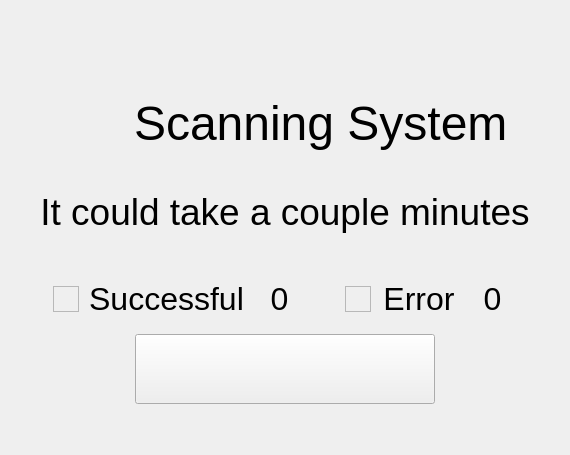
      <widget class="QWidget" name="page_work">
       <layout class="QGridLayout" name="gridLayout_6">
        <property name="leftMargin">
         <number>0</number>
        </property>
        <property name="topMargin">
         <number>0</number>
        </property>
        <property name="rightMargin">
         <number>0</number>
        </property>
        <property name="spacing">
         <number>0</number>
        </property>
        <item row="11" column="0" colspan="2">
         <spacer name="verticalSpacer_39">
          <property name="orientation">
           <enum>Qt::Vertical</enum>
          </property>
          <property name="sizeHint" stdset="0">
           <size>
            <width>20</width>
            <height>40</height>
           </size>
          </property>
         </spacer>
        </item>
        <item row="2" column="0" colspan="2">
         <layout class="QHBoxLayout" name="horizontalLayout_35">
          <property name="spacing">
           <number>0</number>
          </property>
         </layout>
        </item>
        <item row="1" column="0" colspan="2">
         <layout class="QHBoxLayout" name="horizontalLayout_32">
          <property name="spacing">
           <number>0</number>
          </property>
          <item>
           <spacer name="horizontalSpacer_55">
            <property name="orientation">
             <enum>Qt::Horizontal</enum>
            </property>
            <property name="sizeHint" stdset="0">
             <size>
              <width>40</width>
              <height>20</height>
             </size>
            </property>
           </spacer>
          </item>
          <item>
           <widget class="QLabel" name="image_work_progress">
            <property name="sizePolicy">
             <sizepolicy hsizetype="Fixed" vsizetype="Fixed">
              <horstretch>0</horstretch>
              <verstretch>0</verstretch>
             </sizepolicy>
            </property>
            <property name="minimumSize">
             <size>
              <width>51</width>
              <height>51</height>
             </size>
            </property>
            <property name="maximumSize">
             <size>
              <width>51</width>
              <height>51</height>
             </size>
            </property>
            <property name="text">
             <string/>
            </property>
            <property name="alignment">
             <set>Qt::AlignCenter</set>
            </property>
           </widget>
          </item>
          <item>
           <spacer name="horizontalSpacer_107">
            <property name="orientation">
             <enum>Qt::Horizontal</enum>
            </property>
            <property name="sizeType">
             <enum>QSizePolicy::Fixed</enum>
            </property>
            <property name="sizeHint" stdset="0">
             <size>
              <width>20</width>
              <height>20</height>
             </size>
            </property>
           </spacer>
          </item>
          <item>
           <widget class="QLabel" name="label_work_progress">
            <property name="font">
             <font>
              <pointsize>36</pointsize>
             </font>
            </property>
            <property name="text">
             <string>Scanning System</string>
            </property>
            <property name="scaledContents">
             <bool>true</bool>
            </property>
            <property name="alignment">
             <set>Qt::AlignLeading|Qt::AlignLeft|Qt::AlignVCenter</set>
            </property>
           </widget>
          </item>
          <item>
           <spacer name="horizontalSpacer_56">
            <property name="orientation">
             <enum>Qt::Horizontal</enum>
            </property>
            <property name="sizeHint" stdset="0">
             <size>
              <width>40</width>
              <height>20</height>
             </size>
            </property>
           </spacer>
          </item>
         </layout>
        </item>
        <item row="9" column="0" colspan="2">
         <spacer name="verticalSpacer_27">
          <property name="orientation">
           <enum>Qt::Vertical</enum>
          </property>
          <property name="sizeType">
           <enum>QSizePolicy::Expanding</enum>
          </property>
          <property name="sizeHint" stdset="0">
           <size>
            <width>20</width>
            <height>20</height>
           </size>
          </property>
         </spacer>
        </item>
        <item row="10" column="0" colspan="2">
         <layout class="QHBoxLayout" name="horizontalLayout_31">
          <property name="spacing">
           <number>0</number>
          </property>
          <item>
           <spacer name="horizontalSpacer_48">
            <property name="orientation">
             <enum>Qt::Horizontal</enum>
            </property>
            <property name="sizeType">
             <enum>QSizePolicy::Preferred</enum>
            </property>
            <property name="sizeHint" stdset="0">
             <size>
              <width>40</width>
              <height>20</height>
             </size>
            </property>
           </spacer>
          </item>
          <item>
           <widget class="QPushButton" name="next_work_btn">
            <property name="sizePolicy">
             <sizepolicy hsizetype="Fixed" vsizetype="Fixed">
              <horstretch>0</horstretch>
              <verstretch>0</verstretch>
             </sizepolicy>
            </property>
            <property name="minimumSize">
             <size>
              <width>300</width>
              <height>70</height>
             </size>
            </property>
            <property name="maximumSize">
             <size>
              <width>300</width>
              <height>70</height>
             </size>
            </property>
            <property name="cursor">
             <cursorShape>PointingHandCursor</cursorShape>
            </property>
            <property name="text">
             <string/>
            </property>
            <property name="flat">
             <bool>false</bool>
            </property>
           </widget>
          </item>
          <item>
           <spacer name="horizontalSpacer_50">
            <property name="orientation">
             <enum>Qt::Horizontal</enum>
            </property>
            <property name="sizeType">
             <enum>QSizePolicy::Preferred</enum>
            </property>
            <property name="sizeHint" stdset="0">
             <size>
              <width>40</width>
              <height>20</height>
             </size>
            </property>
           </spacer>
          </item>
         </layout>
        </item>
        <item row="5" column="0" colspan="2">
         <spacer name="verticalSpacer_54">
          <property name="orientation">
           <enum>Qt::Vertical</enum>
          </property>
          <property name="sizeType">
           <enum>QSizePolicy::Minimum</enum>
          </property>
          <property name="sizeHint" stdset="0">
           <size>
            <width>20</width>
            <height>40</height>
           </size>
          </property>
         </spacer>
        </item>
        <item row="0" column="0" colspan="2">
         <spacer name="verticalSpacer_26">
          <property name="orientation">
           <enum>Qt::Vertical</enum>
          </property>
          <property name="sizeHint" stdset="0">
           <size>
            <width>20</width>
            <height>96</height>
           </size>
          </property>
         </spacer>
        </item>
        <item row="6" column="0">
         <layout class="QHBoxLayout" name="horizontalLayout_58">
          <item>
           <spacer name="horizontalSpacer_36">
            <property name="orientation">
             <enum>Qt::Horizontal</enum>
            </property>
            <property name="sizeHint" stdset="0">
             <size>
              <width>40</width>
              <height>20</height>
             </size>
            </property>
           </spacer>
          </item>
          <item>
           <widget class="QLabel" name="label_win_warn">
            <property name="font">
             <font>
              <pointsize>17</pointsize>
             </font>
            </property>
            <property name="text">
             <string>&lt;html&gt;&lt;head/&gt;&lt;body&gt;&lt;p align=&quot;center&quot;&gt;&lt;span style=&quot; font-size:28pt;&quot;&gt;It could take a couple minutes&lt;/span&gt;&lt;/p&gt;&lt;/body&gt;&lt;/html&gt;</string>
            </property>
            <property name="alignment">
             <set>Qt::AlignCenter</set>
            </property>
           </widget>
          </item>
          <item>
           <spacer name="horizontalSpacer_44">
            <property name="orientation">
             <enum>Qt::Horizontal</enum>
            </property>
            <property name="sizeHint" stdset="0">
             <size>
              <width>40</width>
              <height>20</height>
             </size>
            </property>
           </spacer>
          </item>
         </layout>
        </item>
        <item row="8" column="0">
         <layout class="QHBoxLayout" name="horizontalLayout_34">
          <property name="spacing">
           <number>0</number>
          </property>
          <item>
           <spacer name="horizontalSpacer_52">
            <property name="orientation">
             <enum>Qt::Horizontal</enum>
            </property>
            <property name="sizeType">
             <enum>QSizePolicy::Expanding</enum>
            </property>
            <property name="sizeHint" stdset="0">
             <size>
              <width>50</width>
              <height>20</height>
             </size>
            </property>
           </spacer>
          </item>
          <item>
           <widget class="QFrame" name="framel_scan_successful">
            <property name="sizePolicy">
             <sizepolicy hsizetype="Fixed" vsizetype="Fixed">
              <horstretch>0</horstretch>
              <verstretch>0</verstretch>
             </sizepolicy>
            </property>
            <property name="minimumSize">
             <size>
              <width>26</width>
              <height>26</height>
             </size>
            </property>
            <property name="maximumSize">
             <size>
              <width>26</width>
              <height>26</height>
             </size>
            </property>
            <property name="frameShape">
             <enum>QFrame::StyledPanel</enum>
            </property>
            <property name="frameShadow">
             <enum>QFrame::Raised</enum>
            </property>
           </widget>
          </item>
          <item>
           <spacer name="horizontalSpacer_53">
            <property name="orientation">
             <enum>Qt::Horizontal</enum>
            </property>
            <property name="sizeType">
             <enum>QSizePolicy::Fixed</enum>
            </property>
            <property name="sizeHint" stdset="0">
             <size>
              <width>10</width>
              <height>20</height>
             </size>
            </property>
           </spacer>
          </item>
          <item>
           <widget class="QLabel" name="label_scan_successful">
            <property name="minimumSize">
             <size>
              <width>76</width>
              <height>26</height>
             </size>
            </property>
            <property name="maximumSize">
             <size>
              <width>16777215</width>
              <height>30</height>
             </size>
            </property>
            <property name="font">
             <font>
              <pointsize>24</pointsize>
             </font>
            </property>
            <property name="text">
             <string>Successful</string>
            </property>
            <property name="alignment">
             <set>Qt::AlignCenter</set>
            </property>
           </widget>
          </item>
          <item>
           <spacer name="horizontalSpacer_150">
            <property name="orientation">
             <enum>Qt::Horizontal</enum>
            </property>
            <property name="sizeType">
             <enum>QSizePolicy::Fixed</enum>
            </property>
            <property name="sizeHint" stdset="0">
             <size>
              <width>10</width>
              <height>20</height>
             </size>
            </property>
           </spacer>
          </item>
          <item>
           <widget class="QLabel" name="label_scan_successful_len">
            <property name="sizePolicy">
             <sizepolicy hsizetype="Fixed" vsizetype="Fixed">
              <horstretch>0</horstretch>
              <verstretch>0</verstretch>
             </sizepolicy>
            </property>
            <property name="minimumSize">
             <size>
              <width>51</width>
              <height>26</height>
             </size>
            </property>
            <property name="maximumSize">
             <size>
              <width>51</width>
              <height>30</height>
             </size>
            </property>
            <property name="font">
             <font>
              <pointsize>24</pointsize>
             </font>
            </property>
            <property name="text">
             <string>0</string>
            </property>
            <property name="alignment">
             <set>Qt::AlignCenter</set>
            </property>
           </widget>
          </item>
          <item>
           <spacer name="horizontalSpacer_51">
            <property name="orientation">
             <enum>Qt::Horizontal</enum>
            </property>
            <property name="sizeType">
             <enum>QSizePolicy::Preferred</enum>
            </property>
            <property name="sizeHint" stdset="0">
             <size>
              <width>40</width>
              <height>20</height>
             </size>
            </property>
           </spacer>
          </item>
          <item>
           <widget class="QFrame" name="frame_scan_error">
            <property name="sizePolicy">
             <sizepolicy hsizetype="Fixed" vsizetype="Fixed">
              <horstretch>0</horstretch>
              <verstretch>0</verstretch>
             </sizepolicy>
            </property>
            <property name="minimumSize">
             <size>
              <width>26</width>
              <height>26</height>
             </size>
            </property>
            <property name="maximumSize">
             <size>
              <width>26</width>
              <height>26</height>
             </size>
            </property>
            <property name="frameShape">
             <enum>QFrame::StyledPanel</enum>
            </property>
            <property name="frameShadow">
             <enum>QFrame::Raised</enum>
            </property>
           </widget>
          </item>
          <item>
           <spacer name="horizontalSpacer_106">
            <property name="orientation">
             <enum>Qt::Horizontal</enum>
            </property>
            <property name="sizeType">
             <enum>QSizePolicy::Fixed</enum>
            </property>
            <property name="sizeHint" stdset="0">
             <size>
              <width>10</width>
              <height>20</height>
             </size>
            </property>
           </spacer>
          </item>
          <item>
           <widget class="QLabel" name="label_scan_error">
            <property name="minimumSize">
             <size>
              <width>76</width>
              <height>26</height>
             </size>
            </property>
            <property name="maximumSize">
             <size>
              <width>16777215</width>
              <height>30</height>
             </size>
            </property>
            <property name="font">
             <font>
              <pointsize>24</pointsize>
             </font>
            </property>
            <property name="text">
             <string>Error</string>
            </property>
            <property name="alignment">
             <set>Qt::AlignCenter</set>
            </property>
           </widget>
          </item>
          <item>
           <spacer name="horizontalSpacer_151">
            <property name="orientation">
             <enum>Qt::Horizontal</enum>
            </property>
            <property name="sizeType">
             <enum>QSizePolicy::Fixed</enum>
            </property>
            <property name="sizeHint" stdset="0">
             <size>
              <width>10</width>
              <height>20</height>
             </size>
            </property>
           </spacer>
          </item>
          <item>
           <widget class="QLabel" name="label_scan_error_len">
            <property name="sizePolicy">
             <sizepolicy hsizetype="Fixed" vsizetype="Fixed">
              <horstretch>0</horstretch>
              <verstretch>0</verstretch>
             </sizepolicy>
            </property>
            <property name="minimumSize">
             <size>
              <width>51</width>
              <height>26</height>
             </size>
            </property>
            <property name="maximumSize">
             <size>
              <width>51</width>
              <height>30</height>
             </size>
            </property>
            <property name="font">
             <font>
              <pointsize>24</pointsize>
             </font>
            </property>
            <property name="text">
             <string>0</string>
            </property>
            <property name="alignment">
             <set>Qt::AlignCenter</set>
            </property>
           </widget>
          </item>
          <item>
           <spacer name="horizontalSpacer_54">
            <property name="orientation">
             <enum>Qt::Horizontal</enum>
            </property>
            <property name="sizeHint" stdset="0">
             <size>
              <width>40</width>
              <height>20</height>
             </size>
            </property>
           </spacer>
          </item>
         </layout>
        </item>
        <item row="7" column="0">
         <spacer name="verticalSpacer_28">
          <property name="orientation">
           <enum>Qt::Vertical</enum>
          </property>
          <property name="sizeType">
           <enum>QSizePolicy::Preferred</enum>
          </property>
          <property name="sizeHint" stdset="0">
           <size>
            <width>20</width>
            <height>50</height>
           </size>
          </property>
         </spacer>
        </item>
       </layout>
      </widget>
